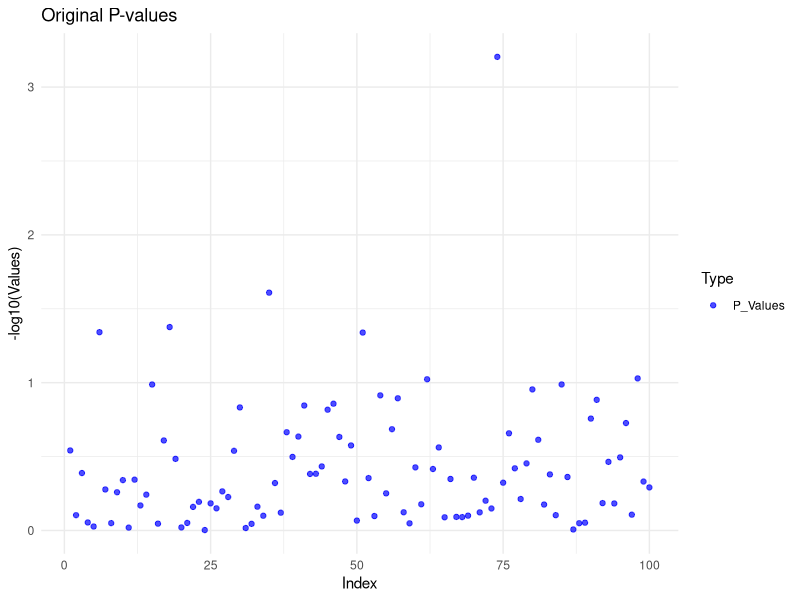
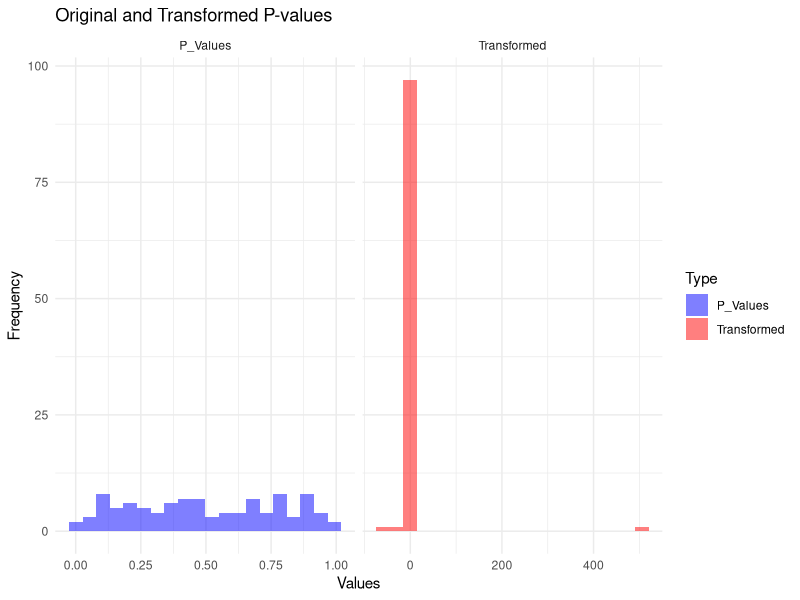
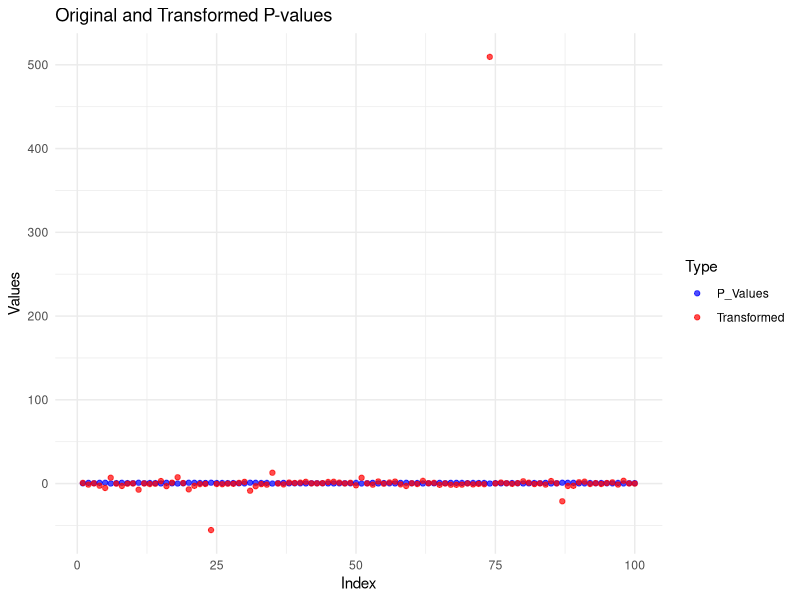
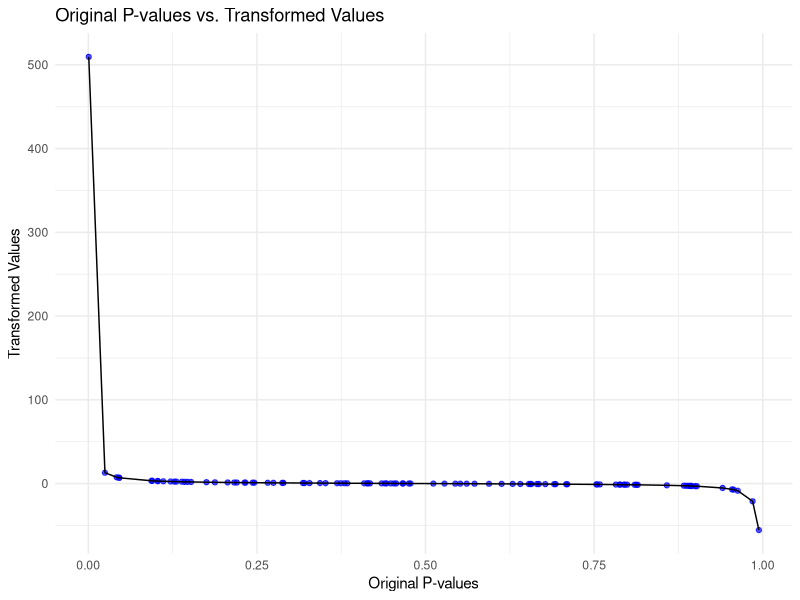
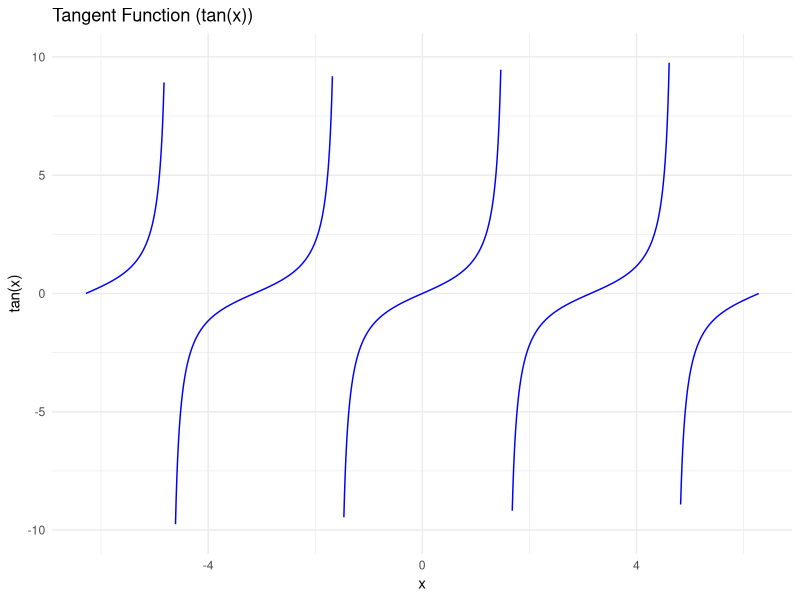
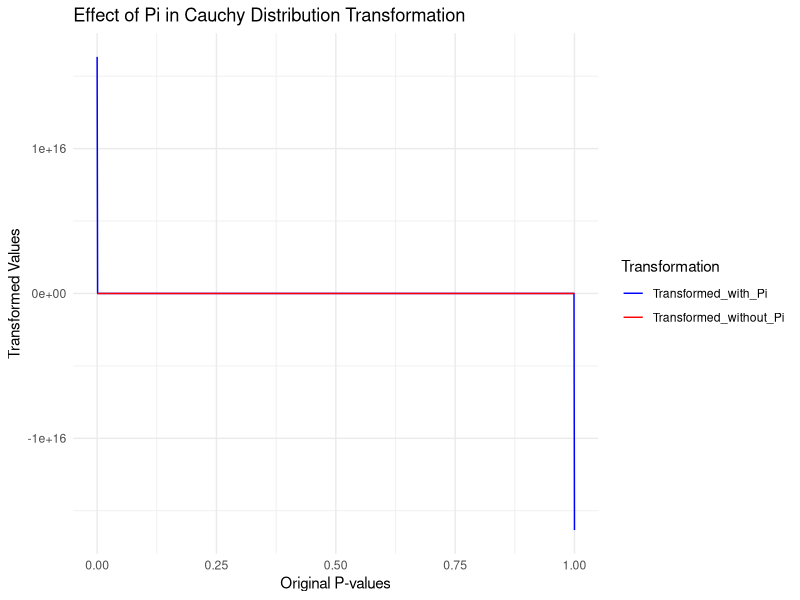
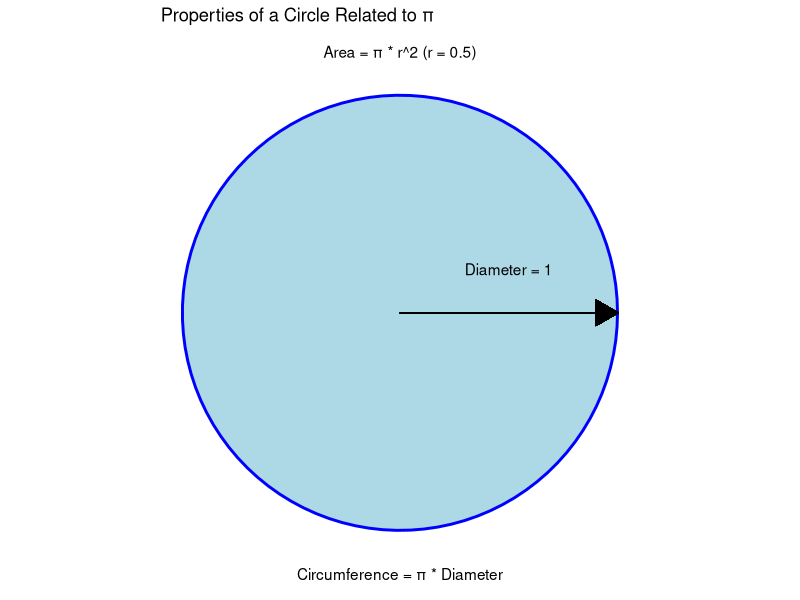
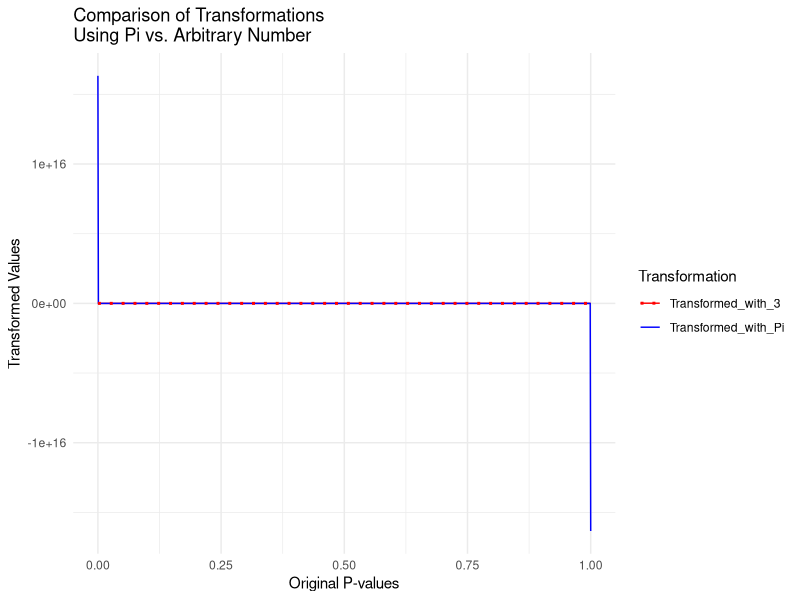

The R script that drew these images, in order:
# cauchy transformation of P-values ----
# Load necessary libraries
library(ggplot2)
library(dplyr)
library(tidyr)

# Prepare the data
set.seed(123)
n <- 100  # Number of P-values
p_values <- runif(n, 0, 1)
cauchy_transformed <- tan(pi * (0.5 - p_values))
data <- data.frame(Index = 1:n, P_Values = p_values, Transformed = cauchy_transformed)

# Convert from wide to long format
data_long <- data %>%
  pivot_longer(cols = c("P_Values", "Transformed"), 
               names_to = "Type", 
               values_to = "Value")

# View the first few rows of the long format data
head(data_long)

p_dotplots_log <- 
  data_long |>
  filter(Type == "P_Values") |>
  ggplot(aes(x = Index, y = -log10(Value), color = Type)) +
  geom_point(alpha = 0.7) +
  theme_minimal() +
  labs(title = "Original P-values",
       x = "Index",
       y = "-log10(Values)") +
  scale_color_manual(values = c("P_Values" = "blue", "Transformed" = "red"))

print(p_dotplots_log)
ggsave("./images/p_cauchy_dotplots_log.pdf", plot = p_dotplots_log)

# Histograms
p_histograms <- ggplot(data_long, aes(x = Value, fill = Type)) +
  geom_histogram(bins = 20, alpha = 0.5) +
  facet_wrap(~ Type, scales = "free_x") +
  theme_minimal() +
  labs(title = "Original and Transformed P-values",
       x = "Values",
       y = "Frequency") +
  scale_fill_manual(values = c("P_Values" = "blue", "Transformed" = "red"))

print(p_histograms)
ggsave("./images/p_cauchy_histograms.pdf", plot = p_histograms)

# Dotplots
p_dotplots <- ggplot(data_long, aes(x = Index, y = Value, color = Type)) +
  geom_point(alpha = 0.7) +
  theme_minimal() +
  labs(title = "Original and Transformed P-values",
       x = "Index",
       y = "Values") +
  scale_color_manual(values = c("P_Values" = "blue", "Transformed" = "red"))

print(p_dotplots)
ggsave("./images/p_cauchy_dotplots.pdf", plot = p_dotplots)

# Scatter plot of P-values vs. Transformed Values
p_scatter <- ggplot(data, aes(x = P_Values, y = Transformed)) +
  geom_point(alpha = 0.7, color = "blue") +
  geom_line() +
  theme_minimal() +
  labs(title = "Original P-values vs. Transformed Values",
       x = "Original P-values",
       y = "Transformed Values")

# Display the plot
print(p_scatter)
ggsave("./images/p_cauchy_scatter.pdf", plot = p_scatter)

# Tan function ----

# Load necessary library
library(ggplot2)

# Create a sequence of values for x (choosing a range around 0 to highlight interesting parts)
x_values <- seq(-2 * pi, 2 * pi, length.out = 1000)

# Apply the tangent function
y_values <- tan(x_values)

# Create a dataframe for plotting
tan_data <- data.frame(X = x_values, Y = y_values)

# Plot the tangent function
tan_plot <- ggplot(tan_data, aes(x = X, y = Y)) +
  geom_line(color = "blue") +
  theme_minimal() +
  labs(title = "Tangent Function (tan(x))",
       x = "x",
       y = "tan(x)") +
  ylim(-10, 10) # Limiting the y-axis to avoid extreme values

# Display the plot
print(tan_plot)
ggsave("./images/p_cauchy_tan_plot.pdf", plot = tan_plot)

# Pi term ----

# Load necessary library
library(ggplot2)

# Create a sequence of P-values from 0 to 1
p_values <- seq(0, 1, length.out = 1000)

# Apply the transformation with and without the pi term
transformed_with_pi <- tan(pi * (0.5 - p_values))
transformed_without_pi <- tan(0.5 - p_values)

# Create a dataframe for plotting
transform_data <- data.frame(P_Values = p_values, 
                             Transformed_with_Pi = transformed_with_pi, 
                             Transformed_without_Pi = transformed_without_pi)

# Convert data from wide to long format
transform_data_long <- tidyr::pivot_longer(transform_data, 
                                           cols = c("Transformed_with_Pi", "Transformed_without_Pi"), 
                                           names_to = "Transformation", 
                                           values_to = "Value")

# Plot the transformations
pi_effect_plot <- ggplot(transform_data_long, aes(x = P_Values, y = Value, color = Transformation)) +
  geom_line() +
  theme_minimal() +
  labs(title = "Effect of Pi in Cauchy Distribution Transformation",
       x = "Original P-values",
       y = "Transformed Values") +
  scale_color_manual(values = c("Transformed_with_Pi" = "blue", 
                                "Transformed_without_Pi" = "red"))

# Display the plot
print(pi_effect_plot)
ggsave("./images/p_cauchy_pi_effect_plot.pdf", plot = pi_effect_plot)

# Pi visualised ----

# Load necessary library
library(ggplot2)

# Define a circle
t <- seq(0, 2*pi, length.out = 100)
x <- cos(t)
y <- sin(t)
circle_data <- data.frame(x = x, y = y)

# Plot the circle with diameter, circumference, and area annotations
combined_circle_plot <- ggplot(circle_data, aes(x, y)) +
  geom_polygon(fill = "lightblue", color = "blue", size = 1) +
  geom_segment(aes(x = 0, y = 0, xend = 1, yend = 0), arrow = arrow(type = "closed"))+
  annotate("text", x = 0.5, y = 0.2, label = "Diameter = 1")+
  annotate("text", x = 0, y = -1.2, label = "Circumference = π * Diameter") +
  annotate("text", x = 0, y = 1.2, label = "Area = π * r^2 (r = 0.5)")+
  coord_fixed() +
  theme_void() +
  labs(title = "Properties of a Circle Related to π")

# Display the plot
print(combined_circle_plot)
ggsave("./images/p_cauchy_combined_circle_plot.pdf", plot = combined_circle_plot)

# Why pi ? ---

# Load necessary library
library(ggplot2)

# Create a sequence of P-values
p_values <- seq(0, 1, length.out = 1000)

# Apply transformations using pi and an arbitrary number (e.g., 3)
transformed_with_pi <- tan(pi * (0.5 - p_values))
transformed_with_3 <- tan(3 * (0.5 - p_values))

# Create a dataframe for plotting
comparison_data <- data.frame(
  P_Values = p_values,
  Transformed_with_Pi = transformed_with_pi,
  Transformed_with_3 = transformed_with_3
)

# Convert data from wide to long format
comparison_data_long <- tidyr::pivot_longer(comparison_data, 
                                            cols = c("Transformed_with_Pi", "Transformed_with_3"), 
                                            names_to = "Transformation", 
                                            values_to = "Value")

# Plot the transformations
comparison_plot <- ggplot(comparison_data_long, aes(x = P_Values, y = Value, color = Transformation)) +
  geom_line() +
  geom_line(data = subset(comparison_data_long, Transformation == "Transformed_with_3"),
            linetype = "dotted", size = 1) +
  theme_minimal() +
  labs(title = "Comparison of Transformations\nUsing Pi vs. Arbitrary Number",
       x = "Original P-values",
       y = "Transformed Values") +
  scale_color_manual(values = c("Transformed_with_Pi" = "blue", 
                                "Transformed_with_3" = "red"))

# Display the plot
comparison_plot
ggsave("./images/p_cauchy_cauchy_comparison_plot.pdf", plot = comparison_plot)







